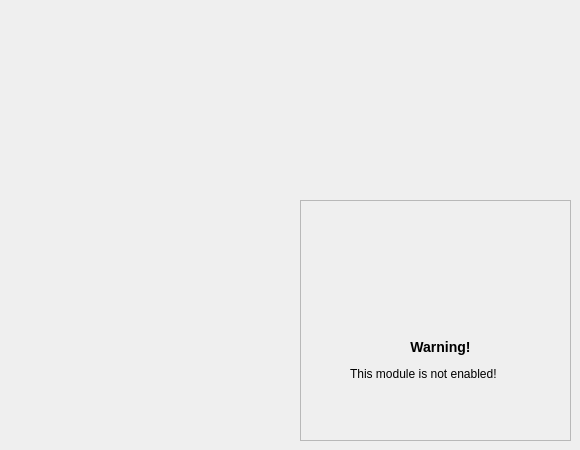
    <widget class="QWidget" name="tabImplement3D">
     <attribute name="icon">
      <iconset>
       <normalon>:/Images/bulldozer-3d-rotated.png</normalon>
      </iconset>
     </attribute>
     <attribute name="title">
      <string/>
     </attribute>
     <widget class="QFrame" name="frame_8">
      <property name="geometry">
       <rect>
        <x>300</x>
        <y>200</y>
        <width>271</width>
        <height>241</height>
       </rect>
      </property>
      <property name="frameShape">
       <enum>QFrame::Shape::StyledPanel</enum>
      </property>
      <property name="frameShadow">
       <enum>QFrame::Shadow::Raised</enum>
      </property>
      <widget class="QLabel" name="label_43">
       <property name="geometry">
        <rect>
         <x>100</x>
         <y>20</y>
         <width>71</width>
         <height>61</height>
        </rect>
       </property>
       <property name="text">
        <string/>
       </property>
       <property name="pixmap">
        <pixmap resource="resources.qrc">:/Images/warning.png</pixmap>
       </property>
       <property name="scaledContents">
        <bool>true</bool>
       </property>
       <property name="alignment">
        <set>Qt::AlignmentFlag::AlignCenter</set>
       </property>
      </widget>
      <widget class="QLabel" name="label_44">
       <property name="geometry">
        <rect>
         <x>50</x>
         <y>130</y>
         <width>181</width>
         <height>61</height>
        </rect>
       </property>
       <property name="text">
        <string>&lt;h3 align=&quot;center&quot;&gt;Warning!&lt;/h3&gt;
&lt;p&gt; This module is not enabled!&lt;/p&gt;</string>
       </property>
      </widget>
     </widget>
    </widget>
